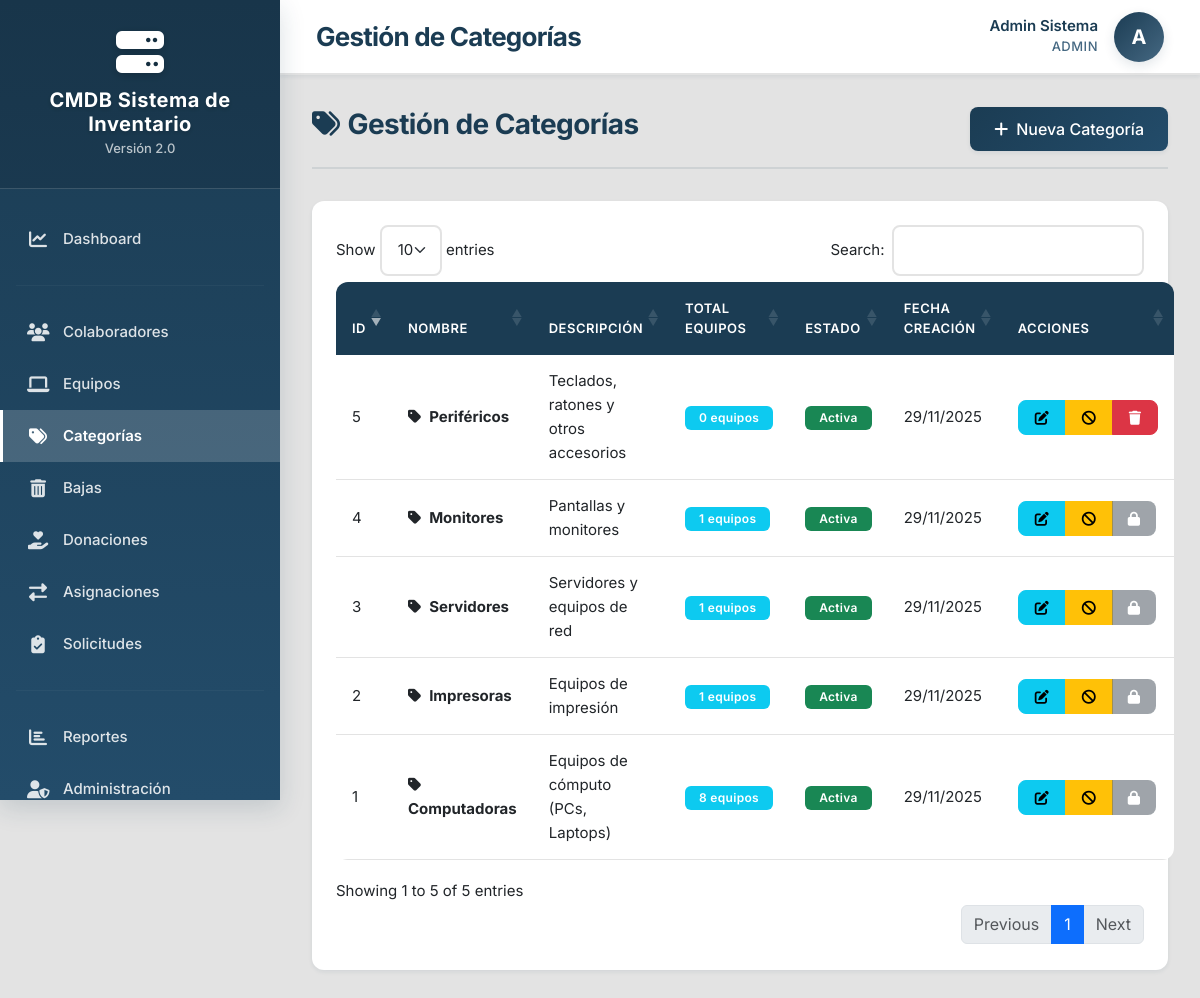
Before: /public/index.php?route=categorias (signed in) with the older database file.
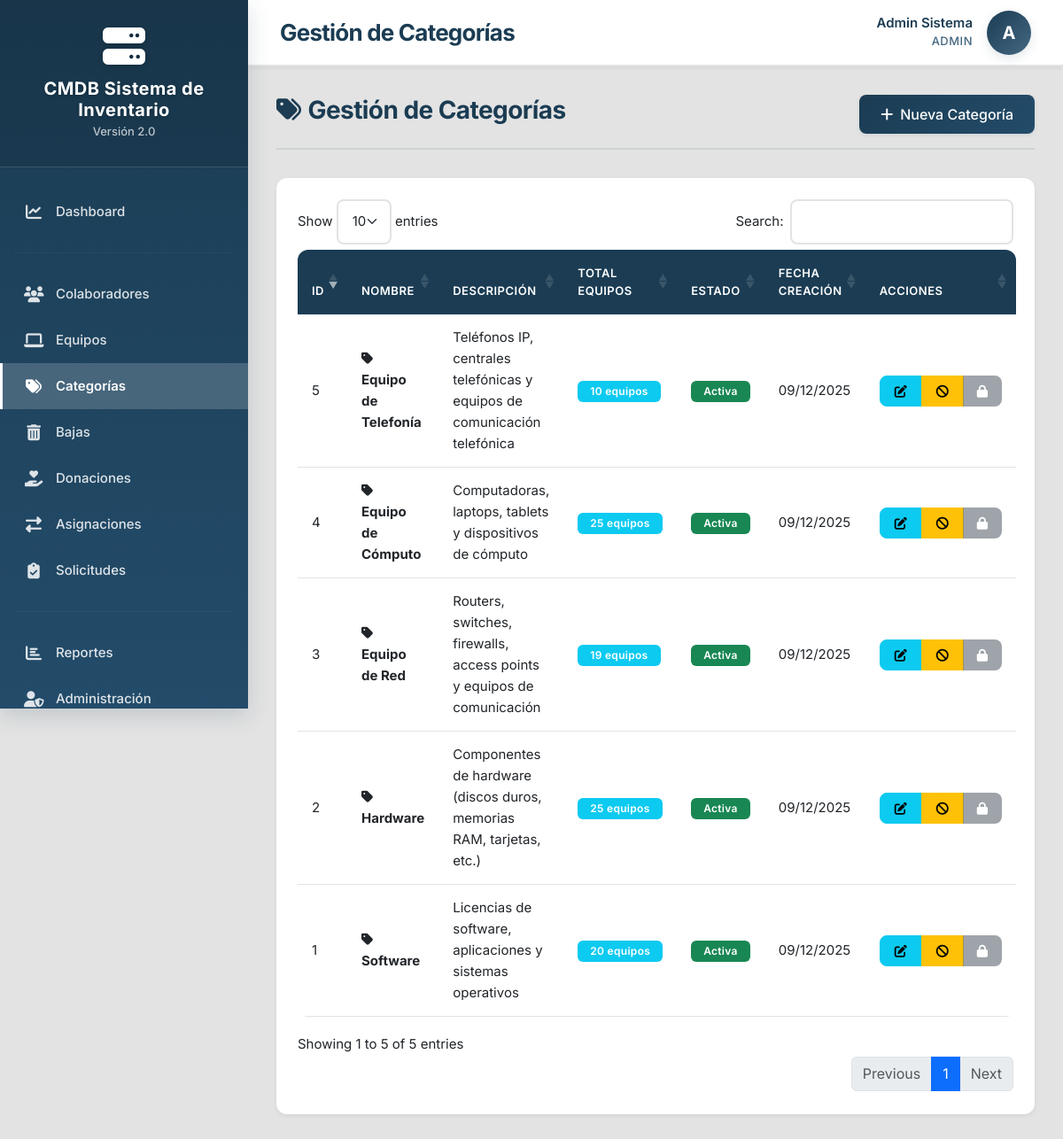
After: the same page with the newer database file.
### tables this page shows
CREATE TABLE IF NOT EXISTS `categorias` (
  `id` int NOT NULL AUTO_INCREMENT,
  `nombre` varchar(100) NOT NULL,
  `descripcion` text,
  `estado` enum('activa','inactiva') NOT NULL DEFAULT 'activa',
  `created_at` timestamp NULL DEFAULT CURRENT_TIMESTAMP,
  `updated_at` timestamp NULL DEFAULT CURRENT_TIMESTAMP ON UPDATE CURRENT_TIMESTAMP,
  PRIMARY KEY (`id`),
  UNIQUE KEY `nombre` (`nombre`),
  KEY `idx_nombre` (`nombre`),
  KEY `idx_estado` (`estado`)
);

### src/Controllers/CategoriaController.php (called while the page is built, shortened)
<?php
class CategoriaController extends BaseController
{
    private $categoriaModel;
    public function __construct() {
        $this->categoriaModel = new Categoria();
    }
    public function index() {
        $categorias = $this->categoriaModel->getAllWithEquiposCount();
        $this->render('Views/categorias/index.php', [
            'pageTitle' => 'Gestión de Categorías',
            'categorias' => $categorias
        ]);
    }
}

### public/index.php (called while the page is built, shortened)
<?php
require_once '../src/Core/helpers.php';
require_once '../config/database.php';
try {
    $action = $_GET['action'] ?? 'index';
    $controller = new $controllerClass();
    $controller->$action();
} catch (Throwable $e) {
    if ($e->getCode() === 404) {
        http_response_code(404);
        echo "<h1>404 - Página no encontrada</h1>";
        echo "<p>" . htmlspecialchars($e->getMessage()) . "</p>";
    } else {
        handleException($e);
    }
    exit;
}

### src/Core/Database.php (called while the page is built, shortened)
<?php
class Database
{
    private static $instance = null;
    private $connection;
    private function __construct() {
        try {
            $dsn = 'mysql:host=' . DB_HOST . ';dbname=' . DB_NAME . ';charset=' . DB_CHARSET;
            $this->connection = new PDO($dsn, DB_USER, DB_PASS, [
                PDO::ATTR_ERRMODE => PDO::ERRMODE_EXCEPTION,
                PDO::ATTR_DEFAULT_FETCH_MODE => PDO::FETCH_ASSOC,
                PDO::ATTR_EMULATE_PREPARES => false,
            ]);
        } catch (PDOException $e) {
            throw new \Exception("Error de conexión a la base de datos: " . $e->getMessage());
        }
    }
    public static function getInstance() {
        if (self::$instance === null) {
            self::$instance = new self();
        }
        return self::$instance;
    }
    public function getConnection() {
        return $this->connection;
    }
}

### src/Models/Categoria.php (called while the page is built, shortened)
<?php
class Categoria extends Model
{
    protected $table = 'categorias';
    public function getAllWithEquiposCount() {
        $sql = "SELECT c.*, COUNT(e.id) as total_equipos
                FROM {$this->table} c
                LEFT JOIN equipos e ON c.id = e.categoria_id
                GROUP BY c.id
                ORDER BY c.nombre ASC";
        return $this->query($sql)->fetchAll();
    }
}

### src/Models/Model.php (called while the page is built, shortened)
<?php
class Model
{
    protected $db;
    public function __construct() {
        $this->db = Database::getInstance()->getConnection();
    }
    public function query($sql, $params = []) {
        $stmt = $this->db->prepare($sql);
        $stmt->execute($params);
        return $stmt;
    }
}

### src/Core/helpers.php (called while the page is built, shortened)
<?php
function hasRole($role) {
    return isset($_SESSION['user_role']) && $_SESSION['user_role'] === $role;
}
function currentUser() {
    return [
        'id' => $_SESSION['user_id'] ?? null,
        'nombre' => $_SESSION['user_nombre'] ?? '',
        'apellido' => $_SESSION['user_apellido'] ?? '',
        'email' => $_SESSION['user_email'] ?? '',
        'rol' => $_SESSION['user_role'] ?? '',
    ];
}
function e($string) {
    return htmlspecialchars($string ?? '', ENT_QUOTES, 'UTF-8');
}

### src/Views/categorias/index.php (the view, shortened to what this page needs)
<div class="page-header d-flex justify-content-between align-items-center">
    <h2><i class="fas fa-tags me-2"></i>Gestión de Categorías</h2>
    <a href="index.php?route=categorias&action=crear" class="btn btn-primary">
        <i class="fas fa-plus me-2"></i>Nueva Categoría
    </a>
</div>
<div class="card">
    <div class="card-body">
        <table class="table table-hover dataTable">
            <thead>
                <tr>
                    <th>ID</th>
                    <th>Nombre</th>
                    <th>Descripción</th>
                    <th>Total Equipos</th>
                    <th>Estado</th>
                    <th>Fecha Creación</th>
                    <th>Acciones</th>
                </tr>
            </thead>
            <tbody>
                <?php foreach ($categorias as $categoria): ?>
                <tr>
                    <td><?= $categoria['id'] ?></td>
                    <td>
                        <strong><i class="fas fa-tag me-2"></i><?= e($categoria['nombre']) ?></strong>
                    </td>
                    <td><?= e($categoria['descripcion'] ?? '-') ?></td>
                    <td>
                        <span class="badge bg-info"><?= $categoria['total_equipos'] ?> equipos</span>
                    </td>
                    <td>
                        <?php if ($categoria['estado'] === 'activa'): ?>
                            <span class="badge bg-success">Activa</span>
                        <?php else: ?>
                            <span class="badge bg-secondary">Inactiva</span>
                        <?php endif; ?>
                    </td>
                    <td><?= date('d/m/Y', strtotime($categoria['created_at'])) ?></td>
                    <td>
                        <div class="btn-group" role="group">
                            <a href="index.php?route=categorias&action=editar&id=<?= $categoria['id'] ?>"
                               class="btn btn-sm btn-info"
                               title="Editar">
                                <i class="fas fa-edit"></i>
                            </a>
                            <?php if ($categoria['estado'] === 'activa'): ?>
                                <button type="button"
                                        class="btn btn-sm btn-warning btn-cambiar-estado"
                                        data-id="<?= $categoria['id'] ?>"
                                        data-estado="inactiva"
                                        title="Desactivar">
                                    <i class="fas fa-ban"></i>
                                </button>
                            <?php endif; ?>
                            <?php if ($categoria['total_equipos'] == 0): ?>
                                <button type="button"
                                        class="btn btn-sm btn-danger btn-eliminar"
                                        data-id="<?= $categoria['id'] ?>"
                                        data-nombre="<?= e($categoria['nombre']) ?>"
                                        title="Eliminar">
                                    <i class="fas fa-trash"></i>
                                </button>
                            <?php else: ?>
                                <button type="button"
                                        class="btn btn-sm btn-secondary"
                                        disabled
                                        title="No se puede eliminar (tiene equipos asociados)">
                                    <i class="fas fa-lock"></i>
                                </button>
                            <?php endif; ?>
                        </div>
                    </td>
                </tr>
                <?php endforeach; ?>
            </tbody>
        </table>
    </div>
</div>

### src/Controllers/BaseController.php (shortened to what this page needs)
<?php
class BaseController
{
    protected function render($view, $data = [], $useLayout = true) {
        extract($data);
        $viewPath = __DIR__ . '/../' . $view;
        if (file_exists($viewPath)) {
            require $viewPath;
        } else {
            throw new \Exception("Vista no encontrada: {$view}");
        }
        $content = ob_get_clean();
        if ($useLayout) {
            require __DIR__ . '/../Views/layouts/main.php';
        } else {
            echo $content;
        }
    }
}

### src/Views/layouts/main.php (shortened to what this page needs)
<!DOCTYPE html>
<html lang="es">
<head>
    <link href="https://cdn.jsdelivr.net/npm/bootstrap@5.3.0/dist/css/bootstrap.min.css" rel="stylesheet"
>
    <link rel="stylesheet" href="https://cdnjs.cloudflare.com/ajax/libs/font-awesome/6.4.0/css/all.min.css"
 />
    <link href="https://cdn.jsdelivr.net/npm/sweetalert2@11/dist/sweetalert2.min.css" rel="stylesheet">
    <link rel="stylesheet" href="https://cdn.datatables.net/1.13.6/css/dataTables.bootstrap5.min.css">
    <link rel="stylesheet" href="assets/css/custom.css">
</head>
<body>
<aside class="sidebar" id="sidebar">
    <div class="sidebar-brand">
        <i class="fas fa-server"></i>
        <h4><?= APP_NAME ?></h4>
        <small>Versión <?= APP_VERSION ?></small>
    </div>
    <nav class="sidebar-menu" role="navigation" aria-label="Menú principal">
        <a href="index.php?route=dashboard"
           class="<?= ($_GET['route'] ?? 'dashboard') === 'dashboard' ? 'active' : '' ?>">
            <i class="fas fa-chart-line"></i>
            <span>Dashboard</span>
        </a>
        <hr class="sidebar-divider">
        <a href="index.php?route=colaboradores"
            class="<?= ($_GET['route'] ?? '') === 'colaboradores' ? 'active' : '' ?>">
            <i class="fas fa-users"></i>
            <span>Colaboradores</span>
        </a>
        <a href="index.php?route=equipos"
           class="<?= ($_GET['route'] ?? '') === 'equipos' ? 'active' : '' ?>">
            <i class="fas fa-laptop"></i>
            <span>Equipos</span>
        </a>
        <a href="index.php?route=categorias"
           class="<?= ($_GET['route'] ?? '') === 'categorias' ? 'active' : '' ?>">
            <i class="fas fa-tags"></i>
            <span>Categorías</span>
        </a>
        <a href="index.php?route=bajas"
           class="<?= ($_GET['route'] ?? '') === 'bajas' ? 'active' : '' ?>">
            <i class="fas fa-trash-alt"></i>
            <span>Bajas</span>
        </a>
        <a href="index.php?route=donaciones"
           class="<?= ($_GET['route'] ?? '') === 'donaciones' ? 'active' : '' ?>">
            <i class="fas fa-hand-holding-heart"></i>
            <span>Donaciones</span>
        </a>
        <a href="index.php?route=asignaciones"
           class="<?= ($_GET['route'] ?? '') === 'asignaciones' ? 'active' : '' ?>">
            <i class="fas fa-exchange-alt"></i>
            <span>Asignaciones</span>
        </a>
        <a href="index.php?route=necesidades"
           class="<?= ($_GET['route'] ?? '') === 'necesidades' ? 'active' : '' ?>">
            <i class="fas fa-clipboard-check"></i>
            <span>Solicitudes</span>
        </a>
        <hr class="sidebar-divider">
        <a href="index.php?route=reportes"
           class="<?= ($_GET['route'] ?? '') === 'reportes' ? 'active' : '' ?>">
            <i class="fas fa-chart-bar"></i>
            <span>Reportes</span>
        </a>
        <?php if (hasRole(ROLE_ADMIN)): ?>
            <a href="index.php?route=usuarios"
               class="<?= ($_GET['route'] ?? '') === 'usuarios' ? 'active' : '' ?>">
                <i class="fas fa-user-shield"></i>
                <span>Administración</span>
            </a>
        <?php endif; ?>
    </nav>
</aside>
    <main class="main-content">
        <header class="header">
            <div class="header-title">
                <h1><?= $pageTitle ?? 'Dashboard' ?></h1>
            </div>
            <div class="user-menu">
                <div class="user-info">
                    <div class="name">
                        <?= e(currentUser()['nombre'] . ' ' . currentUser()['apellido']) ?>
                    </div>
                    <div class="role">
                        <?= e(ucfirst(currentUser()['rol'])) ?>
                    </div>
                </div>
                <div class="user-avatar" title="<?= e(currentUser()['nombre']) ?>">
                    <?= strtoupper(substr(currentUser()['nombre'], 0, 1)) ?>
                </div>
            </div>
        </header>
        <div class="content-area">
            <?= $content ?>
        </div>
    </main>
</body>
</html>

Changed rows visible on the page:
changed categorias id 4: nombre "Monitores" → "Equipo de Cómputo"; descripcion "Pantallas y monitores" → "Computadoras, laptops, tablets y dispositivos de cómputo"; total_equipos "1" → "25"; created_at "29/11/2025" → "09/12/2025"; moves up the list
changed categorias id 3: nombre "Servidores" → "Equipo de Red"; descripcion "Servidores y equipos de red" → "Routers, switches, firewalls, access points y equipos de comunicación"; total_equipos "1" → "19"; created_at "29/11/2025" → "09/12/2025"; moves up the list
changed categorias id 5: nombre "Periféricos" → "Equipo de Telefonía"; descripcion "Teclados, ratones y otros accesorios" → "Teléfonos IP, centrales telefónicas y equipos de comunicación telefónica"; total_equipos "0" → "10"; created_at "29/11/2025" → "09/12/2025"; moves up the list
changed categorias id 2: nombre "Impresoras" → "Hardware"; descripcion "Equipos de impresión" → "Componentes de hardware (discos duros, memorias RAM, tarjetas, etc.)"; total_equipos "1" → "25"; created_at "29/11/2025" → "09/12/2025"; moves down the list
changed categorias id 1: nombre "Computadoras" → "Software"; descripcion "Equipos de cómputo (PCs, Laptops)" → "Licencias de software, aplicaciones y sistemas operativos"; total_equipos "8" → "20"; created_at "29/11/2025" → "09/12/2025"
